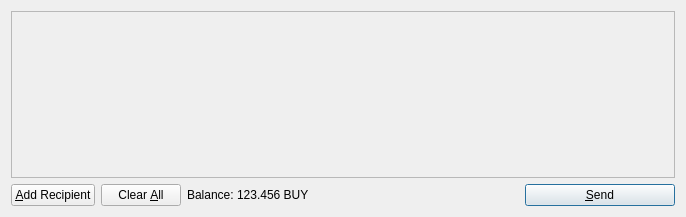
<?xml version="1.0" encoding="UTF-8"?>
<ui version="4.0">
 <class>SendCoinsDialog</class>
 <widget class="QDialog" name="SendCoinsDialog">
  <property name="geometry">
   <rect>
    <x>0</x>
    <y>0</y>
    <width>686</width>
    <height>217</height>
   </rect>
  </property>
  <property name="windowTitle">
   <string>Send Coins</string>
  </property>
  <layout class="QVBoxLayout" name="verticalLayout">
   <item>
    <widget class="QScrollArea" name="scrollArea">
     <property name="widgetResizable">
      <bool>true</bool>
     </property>
     <widget class="QWidget" name="scrollAreaWidgetContents">
      <property name="geometry">
       <rect>
        <x>0</x>
        <y>0</y>
        <width>666</width>
        <height>165</height>
       </rect>
      </property>
      <layout class="QVBoxLayout" name="verticalLayout_2">
       <property name="margin">
        <number>0</number>
       </property>
       <item>
        <layout class="QVBoxLayout" name="entries">
         <property name="spacing">
          <number>6</number>
         </property>
        </layout>
       </item>
       <item>
        <spacer name="verticalSpacer">
         <property name="orientation">
          <enum>Qt::Vertical</enum>
         </property>
         <property name="sizeHint" stdset="0">
          <size>
           <width>20</width>
           <height>40</height>
          </size>
         </property>
        </spacer>
       </item>
      </layout>
     </widget>
    </widget>
   </item>
   <item>
    <layout class="QHBoxLayout" name="horizontalLayout">
     <item>
      <widget class="QPushButton" name="addButton">
       <property name="toolTip">
        <string>Send to multiple recipients at once</string>
       </property>
       <property name="text">
        <string>&amp;Add Recipient</string>
       </property>
       <property name="icon">
        <iconset resource="../bitcoin.qrc">
         <normaloff>:/icons/add</normaloff>:/icons/add</iconset>
       </property>
       <property name="autoDefault">
        <bool>false</bool>
       </property>
      </widget>
     </item>
     <item>
      <widget class="QPushButton" name="clearButton">
       <property name="sizePolicy">
        <sizepolicy hsizetype="Minimum" vsizetype="Fixed">
         <horstretch>0</horstretch>
         <verstretch>0</verstretch>
        </sizepolicy>
       </property>
       <property name="toolTip">
        <string>Remove all transaction fields</string>
       </property>
       <property name="text">
        <string>Clear &amp;All</string>
       </property>
       <property name="icon">
        <iconset resource="../bitcoin.qrc">
         <normaloff>:/icons/remove</normaloff>:/icons/remove</iconset>
       </property>
       <property name="autoRepeatDelay">
        <number>300</number>
       </property>
       <property name="autoDefault">
        <bool>false</bool>
       </property>
      </widget>
     </item>
     <item>
      <layout class="QHBoxLayout" name="horizontalLayout_2">
       <property name="spacing">
        <number>3</number>
       </property>
       <item>
        <widget class="QLabel" name="label">
         <property name="text">
          <string>Balance:</string>
         </property>
        </widget>
       </item>
       <item>
        <widget class="QLabel" name="labelBalance">
         <property name="cursor">
          <cursorShape>IBeamCursor</cursorShape>
         </property>
         <property name="text">
          <string>123.456 BUY</string>
         </property>
         <property name="textInteractionFlags">
          <set>Qt::LinksAccessibleByMouse|Qt::TextSelectableByKeyboard|Qt::TextSelectableByMouse</set>
         </property>
        </widget>
       </item>
      </layout>
     </item>
     <item>
      <spacer name="horizontalSpacer">
       <property name="orientation">
        <enum>Qt::Horizontal</enum>
       </property>
       <property name="sizeHint" stdset="0">
        <size>
         <width>40</width>
         <height>20</height>
        </size>
       </property>
      </spacer>
     </item>
     <item>
      <widget class="QPushButton" name="sendButton">
       <property name="minimumSize">
        <size>
         <width>150</width>
         <height>0</height>
        </size>
       </property>
       <property name="toolTip">
        <string>Confirm the send action</string>
       </property>
       <property name="text">
        <string>&amp;Send</string>
       </property>
       <property name="icon">
        <iconset resource="../bitcoin.qrc">
         <normaloff>:/icons/send</normaloff>:/icons/send</iconset>
       </property>
       <property name="default">
        <bool>true</bool>
       </property>
      </widget>
     </item>
    </layout>
   </item>
  </layout>
 </widget>
 <resources>
  <include location="../bitcoin.qrc"/>
 </resources>
 <connections/>
</ui>
